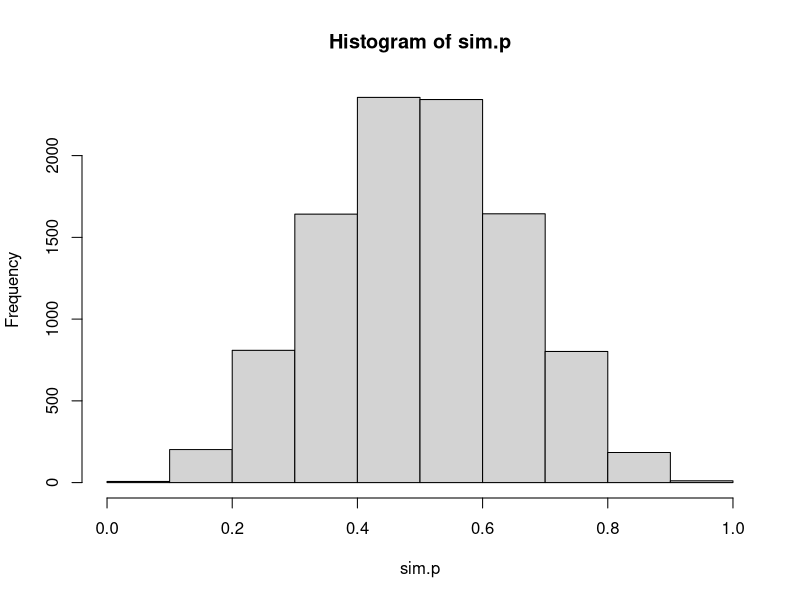

Write R code to recreate this figure. (Note: this script raises an error after producing the figure.)
## ---- chunk 1
knitr::opts_chunk$set(echo = TRUE)
## ---- chunk 2
### This is from Alex Buerkle's Population Genetics lab notes
###simulate some data
set.seed(42)
nloci<-10000  ## we will have data from nloci
nind<-2000  ## we will have data from nind that were sampled from the true population
sim.theta<-5  # high parameter means high polymorphism, must be positive and > zero

## simulate allele frequencies at nloci number of loci, by random draws from a beta
sim.p<-rbeta(nloci, sim.theta, sim.theta)
hist(sim.p, breaks=seq(0,1,0.1))

# simulate genotypes in the sample
sim.x <- matrix(rbinom(nloci*nind, 2, prob=sim.p), nrow=nind, ncol=nloci) ### this gives us individuals in rows and snps in columns
str(sim.x)
### this is like the .ped set up, but not entirely. @ERYN - go back to this to make it the bimbam right away so it fits in GEMMA from the start.

###some things to note - these are assumed to be independent. This isn't realistic, there would certainly be LD
### I haven't simulated chromosomes, just allele frequencies

### one more thing to simulate is the phenotypes, and the number of markers that they're based one.

### let's do one that's categorical and based on one SNP, like the horn traits in soay sheep

y_cat<-as.factor(ifelse((5+0.3*sim.x[,15]+rnorm(2000, 0, 1))<4, 'no horn', ifelse((5+0.3*sim.x[,15]+rnorm(2000, 0, 1))>6.5, 'big horn', 'small horn'))) ### this is just a linear relationship between SNP 15 and this variable, plus error, that I've then put into categories

summary(lm(y_cat~sim.x[,15])) ###that's pretty good! Note that I've introduced a lot of error!

y_quant<-0.1*sim.x[,10]+0.1*sim.x[,20]+0.1*sim.x[,30]+0.1*sim.x[,40]-0.1*sim.x[,50]-0.1*sim.x[,60]-0.1*sim.x[,70]+0.1*sim.x[,80]+0.1*sim.x[,90]+0.1*sim.x[,100]+rnorm(2000, 0, 5)

hist(y_quant)

## ---- chunk 3

